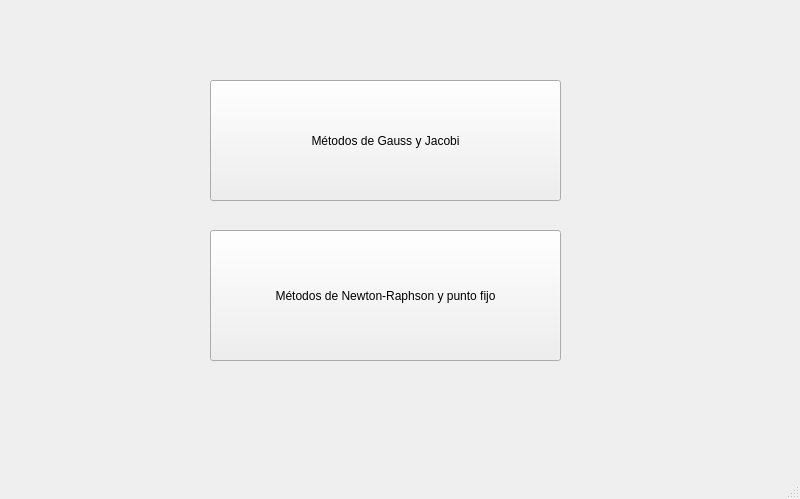
<?xml version="1.0" encoding="UTF-8"?>
<ui version="4.0">
 <class>Unidad3</class>
 <widget class="QMainWindow" name="Unidad3">
  <property name="geometry">
   <rect>
    <x>0</x>
    <y>0</y>
    <width>800</width>
    <height>499</height>
   </rect>
  </property>
  <property name="windowTitle">
   <string>Unidad 3</string>
  </property>
  <widget class="QWidget" name="centralwidget">
   <widget class="QPushButton" name="Newton">
    <property name="geometry">
     <rect>
      <x>210</x>
      <y>230</y>
      <width>351</width>
      <height>131</height>
     </rect>
    </property>
    <property name="text">
     <string>Métodos de Newton-Raphson y punto fijo</string>
    </property>
   </widget>
   <widget class="QPushButton" name="Jacobi_Gauss">
    <property name="geometry">
     <rect>
      <x>210</x>
      <y>80</y>
      <width>351</width>
      <height>121</height>
     </rect>
    </property>
    <property name="text">
     <string>Métodos de Gauss y Jacobi</string>
    </property>
   </widget>
  </widget>
  <widget class="QMenuBar" name="menubar">
   <property name="geometry">
    <rect>
     <x>0</x>
     <y>0</y>
     <width>800</width>
     <height>26</height>
    </rect>
   </property>
  </widget>
  <widget class="QStatusBar" name="statusbar"/>
 </widget>
 <resources/>
 <connections/>
</ui>
